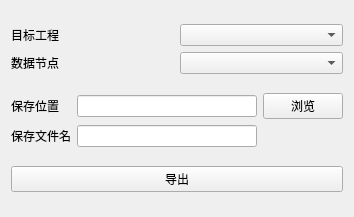
<?xml version="1.0" encoding="UTF-8"?>
<ui version="4.0">
 <class>ExportKml</class>
 <widget class="QWidget" name="ExportKml">
  <property name="geometry">
   <rect>
    <x>0</x>
    <y>0</y>
    <width>354</width>
    <height>217</height>
   </rect>
  </property>
  <property name="windowTitle">
   <string>导出到Google Earth</string>
  </property>
  <property name="windowIcon">
   <iconset resource="../resources/SatExplorer.qrc">
    <normaloff>:/SatExplorer/svg/GoogleEarth.svg</normaloff>:/SatExplorer/svg/GoogleEarth.svg</iconset>
  </property>
  <layout class="QVBoxLayout" name="verticalLayout">
   <item>
    <layout class="QGridLayout" name="gridLayout_2">
     <item row="0" column="0">
      <widget class="QLabel" name="label">
       <property name="text">
        <string>目标工程</string>
       </property>
      </widget>
     </item>
     <item row="0" column="1">
      <widget class="QComboBox" name="comboBox"/>
     </item>
     <item row="1" column="0">
      <widget class="QLabel" name="label_2">
       <property name="text">
        <string>数据节点</string>
       </property>
      </widget>
     </item>
     <item row="1" column="1">
      <widget class="QComboBox" name="comboBox_2"/>
     </item>
    </layout>
   </item>
   <item>
    <layout class="QGridLayout" name="gridLayout">
     <item row="1" column="0">
      <widget class="QLabel" name="label_4">
       <property name="text">
        <string>保存文件名</string>
       </property>
      </widget>
     </item>
     <item row="0" column="1">
      <widget class="QLineEdit" name="File_path"/>
     </item>
     <item row="0" column="0">
      <widget class="QLabel" name="label_3">
       <property name="text">
        <string>保存位置</string>
       </property>
      </widget>
     </item>
     <item row="1" column="1">
      <widget class="QLineEdit" name="File_name"/>
     </item>
     <item row="0" column="2">
      <widget class="QPushButton" name="Browse">
       <property name="text">
        <string>浏览</string>
       </property>
      </widget>
     </item>
    </layout>
   </item>
   <item>
    <widget class="QPushButton" name="Export">
     <property name="text">
      <string>导出</string>
     </property>
    </widget>
   </item>
  </layout>
 </widget>
 <resources>
  <include location="../resources/SatExplorer.qrc"/>
 </resources>
 <connections/>
</ui>
